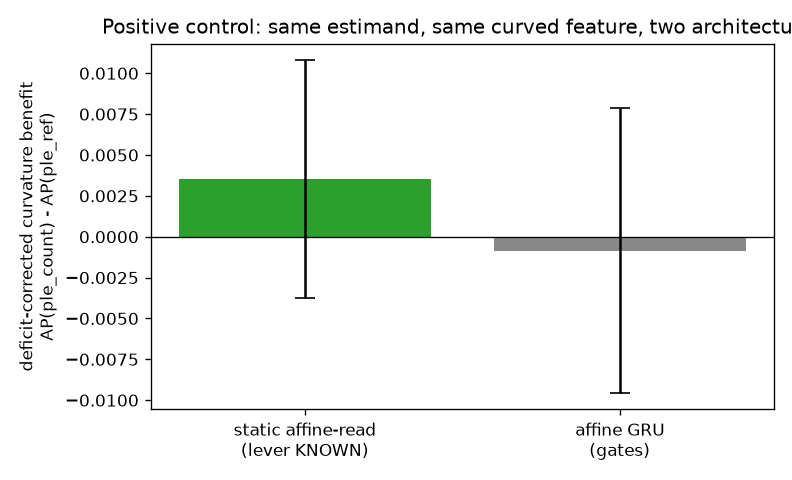

Source code (Python):
# /// script
# requires-python = ">=3.10"
# dependencies = ["numpy", "torch", "scikit-learn", "matplotlib"]
# ///
"""
Cycle 8 POSITIVE CONTROL — the check both technical reviews demanded.

The refutation ("a GRU's gates absorb monotone curvature, so PLE has no per-step lever") was over-claimed
because poc2's F1 could not distinguish "no lever" from "no power": its success criterion is ENTAILED to
fail if the hypothesis is true. A genuine positive control runs the IDENTICAL deficit-corrected estimand on
a model class where monotone curvature is a KNOWN lever, and shows it fires CI-positive there.

Design: same monotone-curved feature (cubic-in-log count) + a marginal-matched, exactly-log-adequate
reference. Deficit-corrected benefit = AP(ple_count) - AP(ple_ref), seed-level 95% CI. Run in TWO archs:

  static : recency-weighted POOL of the per-step encoding -> LINEAR (logistic) read.
           No per-step nonlinearity -> the affine-read class (Cycle 7). A log scalar can only pool to
           sum_t w_t*sc_t; it CANNOT form sum_t w_t*cubic(sc_t). PLE can (pool of ramps, linear-read =
           sum_t w_t*g(sc_t)). => PLE is EXPECTED to win here. This is the positive control.
  gru    : the Cycle-8 affine-input GRU (gates = a free per-step nonlinearity). => expected flat/negative.

CONFOUND FIXES (from the reviews):
  * W_COUNT == W_REF (both 1.0): kills the signal-share mismatch (poc2 used 1.6 vs 1.0), so ple_count and
    ple_ref deficits are measured at EQUAL signal.
  * PLE fit in LOG space (bins on standardized log-count sc, not raw count): kills the raw-vs-log basis
    mis-specification (risk is smooth in log space).

READ: if static benefit is CI-positive AND gru benefit is not, the estimand HAS power to detect a
monotone-curvature lever, the GRU specifically absorbs it, and the (downgraded) refutation is controlled.
If static is ALSO flat, the estimand is genuinely blind and the curvature question is unresolved.
"""
import numpy as np
import torch
import torch.nn as nn
from sklearn.linear_model import LogisticRegression
from sklearn.metrics import average_precision_score
import matplotlib
matplotlib.use("Agg")
import matplotlib.pyplot as plt

torch.manual_seed(0)
N_TRAIN, N_VAL, N_TEST = 4000, 2000, 4000
L, N_BINS = 32, 12
HIDDEN, EPOCHS, LR, BATCH, PATIENCE = 32, 30, 0.01, 256, 6
DECAY = 0.9
SEEDS = [0, 1, 2, 3, 4]
T_CRIT = 2.776                                               # t_.975, df=4
W_COUNT, W_REF = 1.0, 1.0                                    # FIX: equal signal share
W = (DECAY ** np.arange(L)[::-1]); W = W / W.sum()


def _std(v, mu=None, sd=None):
    if mu is None:
        mu, sd = v.mean(), v.std() + 1e-12
    return (v - mu) / sd, mu, sd


def make_sequences(n, seed):
    rng = np.random.default_rng(seed)
    count = np.exp(rng.normal(0.0, 1.2, size=(n, L)))
    ref = np.exp(rng.normal(0.0, 1.2, size=(n, L)))          # same marginal as count
    sc = _std(np.log(count))[0]
    sr = _std(np.log(ref))[0]                                # exactly log-adequate
    gc = _std(sc ** 3)[0]                                    # cubic-in-log = monotone, log-mismatched
    logit = W_COUNT * _std((gc * W).sum(1))[0] + W_REF * _std((sr * W).sum(1))[0]
    b = -np.quantile(logit, 0.93)
    y = (rng.random(n) < 1 / (1 + np.exp(-(logit + b)))).astype(np.float32)
    return sc.astype(np.float32), sr.astype(np.float32), y, (logit + b)


def fit_ple_edges(x, nbins):
    e = np.quantile(x, np.linspace(0, 1, nbins + 1))
    for t in range(1, e.size):
        if e[t] <= e[t - 1]:
            e[t] = e[t - 1] + 1e-9
    return e


def ple(x, edges):                                           # x already in log/standardized space (FIX)
    out = np.empty(x.shape + (edges.size - 1,), dtype=np.float32)
    for t in range(edges.size - 1):
        out[..., t] = np.clip((x - edges[t]) / (edges[t + 1] - edges[t]), 0.0, 1.0)
    return out


ARMS = {"log": ("log", "log"), "ple_count": ("ple", "log"), "ple_ref": ("log", "ple")}


def enc(mode, x, edges):
    return x[..., None] if mode == "log" else ple(x, edges)


def arm_perstep(arm, sc, sr, ce, re):
    mc, mr = ARMS[arm]
    return np.concatenate([enc(mc, sc, ce), enc(mr, sr, re)], axis=-1).astype(np.float32)


# ---- static affine-read: recency-pool per-step encoding -> logistic (no per-step nonlinearity) --------
def static_ap(arm, sc_tr, sr_tr, ytr, sc_te, sr_te, yte, ce, re):
    def pooled(sc, sr):
        x = arm_perstep(arm, sc, sr, ce, re)                 # (n,L,d)
        return (x * W[None, :, None]).sum(axis=1)            # recency-weighted pool -> (n,d)
    m = LogisticRegression(max_iter=2000).fit(pooled(sc_tr, sr_tr), ytr)
    return average_precision_score(yte, m.predict_proba(pooled(sc_te, sr_te))[:, 1])


# ---- affine GRU (Cycle-8) ---------------------------------------------------------------------------
class GRUClf(nn.Module):
    def __init__(self, in_dim):
        super().__init__()
        self.gru = nn.GRU(in_dim, HIDDEN, batch_first=True)
        self.head = nn.Linear(HIDDEN, 1)

    def forward(self, x):
        out, _ = self.gru(x)
        return self.head(out[:, -1, :]).squeeze(1)


def gru_score(m, X):
    m.eval()
    with torch.no_grad():
        return torch.sigmoid(m(torch.tensor(X))).numpy()


def gru_ap(arm, sc_tr, sr_tr, ytr, sc_va, sr_va, yva, sc_te, sr_te, yte, ce, re, seed):
    Xtr = arm_perstep(arm, sc_tr, sr_tr, ce, re)
    Xva = arm_perstep(arm, sc_va, sr_va, ce, re)
    Xte = arm_perstep(arm, sc_te, sr_te, ce, re)
    torch.manual_seed(seed); torch.set_num_threads(1)
    m = GRUClf(Xtr.shape[2])
    opt = torch.optim.Adam(m.parameters(), lr=LR)
    lossf = nn.BCEWithLogitsLoss()
    Xtr_t, ytr_t = torch.tensor(Xtr), torch.tensor(ytr)
    best, best_state, bad = -1.0, None, 0
    for epoch in range(EPOCHS):
        m.train()
        g = torch.Generator().manual_seed(seed * 1000 + epoch)
        perm = torch.randperm(len(ytr), generator=g)
        for i in range(0, len(ytr), BATCH):
            idx = perm[i:i + BATCH]
            opt.zero_grad(); lossf(m(Xtr_t[idx]), ytr_t[idx]).backward(); opt.step()
        apv = average_precision_score(yva, gru_score(m, Xva))
        if apv > best + 1e-5:
            best, bad, best_state = apv, 0, {k: v.clone() for k, v in m.state_dict().items()}
        else:
            bad += 1
            if bad >= PATIENCE:
                break
    if best_state is not None:
        m.load_state_dict(best_state)
    return average_precision_score(yte, gru_score(m, Xte))


def paired_ci(d):
    d = np.asarray(d, float)
    m = d.mean(); se = d.std(ddof=1) / np.sqrt(len(d))
    return m, m - T_CRIT * se, m + T_CRIT * se


ap = {("static", a): [] for a in ARMS}
ap.update({("gru", a): [] for a in ARMS})
oracle = []
for seed in SEEDS:
    sc_tr, sr_tr, ytr, _ = make_sequences(N_TRAIN, 100 + seed)
    sc_va, sr_va, yva, _ = make_sequences(N_VAL, 300 + seed)
    sc_te, sr_te, yte, ste = make_sequences(N_TEST, 500 + seed)
    oracle.append(average_precision_score(yte, ste))
    ce, re = fit_ple_edges(sc_tr, N_BINS), fit_ple_edges(sr_tr, N_BINS)
    for a in ARMS:
        ap[("static", a)].append(static_ap(a, sc_tr, sr_tr, ytr, sc_te, sr_te, yte, ce, re))
        ap[("gru", a)].append(gru_ap(a, sc_tr, sr_tr, ytr, sc_va, sr_va, yva, sc_te, sr_te, yte, ce, re, seed))


def f(c):
    return f"{c[0]:+.3f} [{c[1]:+.3f}, {c[2]:+.3f}]"


print("=" * 84)
print("POSITIVE CONTROL — deficit-corrected curvature benefit = AP(ple_count) - AP(ple_ref)")
print("  same monotone-curved feature; equal weights; PLE in log space; 5 seeds")
print(f"  oracle ceiling AP = {np.mean(oracle):.3f}\n")
print(f"{'arch':>8} {'ple_count-log':>22} {'ple_ref-log':>22} {'deficit-corrected':>22} {'fires?':>8}")
res = {}
for arch in ("static", "gru"):
    pcl = paired_ci([ap[(arch, "ple_count")][i] - ap[(arch, "log")][i] for i in range(len(SEEDS))])
    prl = paired_ci([ap[(arch, "ple_ref")][i] - ap[(arch, "log")][i] for i in range(len(SEEDS))])
    dc = paired_ci([ap[(arch, "ple_count")][i] - ap[(arch, "ple_ref")][i] for i in range(len(SEEDS))])
    res[arch] = dc
    print(f"{arch:>8} {f(pcl):>22} {f(prl):>22} {f(dc):>22} {'YES' if dc[1] > 0 else 'no':>8}")

print("\n" + "=" * 84)
fired = res["static"][1] > 0
absorbed = res["gru"][2] <= res["static"][0]
print(f"POSITIVE CONTROL {'FIRES' if fired else 'DOES NOT FIRE'}: static deficit-corrected benefit "
      f"{'CI-clear > 0' if fired else 'includes 0'} ({f(res['static'])}).")
if fired:
    print(f"GRU benefit {f(res['gru'])} — the estimand HAS power to detect a monotone-curvature lever;")
    print("the affine GRU specifically does not benefit => gates absorb monotone curvature (CONTROLLED).")
else:
    print("Estimand did NOT fire even where curvature is a known lever => it is blind; curvature question")
    print("UNRESOLVED, not refuted. The GRU null cannot be interpreted.")

fig, axx = plt.subplots(figsize=(6.6, 4))
xs = [0, 1]
ax_m = [res["static"][0], res["gru"][0]]
lo = [res["static"][0] - res["static"][1], res["gru"][0] - res["gru"][1]]
hi = [res["static"][2] - res["static"][0], res["gru"][2] - res["gru"][0]]
axx.bar(xs, ax_m, yerr=[lo, hi], capsize=6, color=["#2ca02c", "#888"])
axx.axhline(0, color="k", lw=0.8)
axx.set_xticks(xs); axx.set_xticklabels(["static affine-read\n(lever KNOWN)", "affine GRU\n(gates)"])
axx.set_ylabel("deficit-corrected curvature benefit\nAP(ple_count) - AP(ple_ref)")
axx.set_title("Positive control: same estimand, same curved feature, two architectures")
plt.tight_layout(); plt.savefig("positive_control.png", dpi=120)
print("\nsaved positive_control.png")
